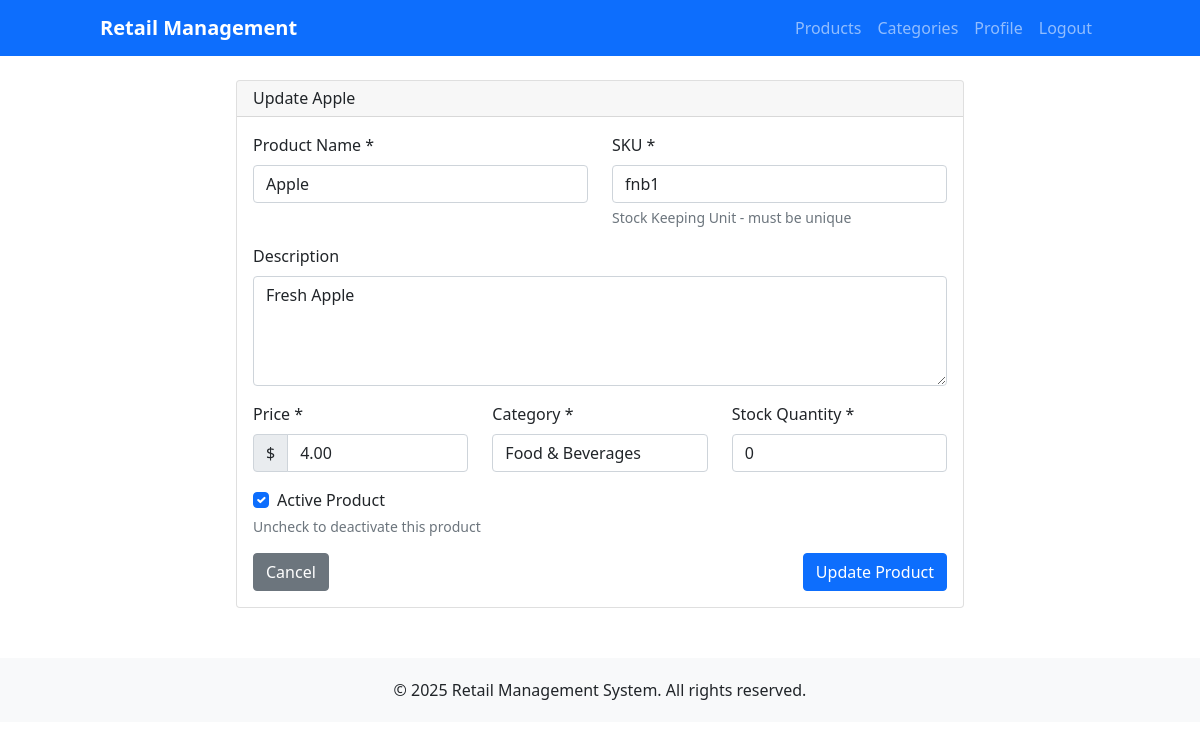
The page /products/1/update/ (signed in) on the database its author committed.
### products/models.py (models this page shows, shortened)
class Product(models.Model):
    name = models.CharField(max_length=200)
    description = models.TextField(blank=True)
    sku = models.CharField(max_length=50, unique=True, help_text="Stock Keeping Unit")
    price = models.DecimalField(
        max_digits=10,
        decimal_places=2,
        validators=[MinValueValidator(Decimal('0.01'))]
    )
    category = models.ForeignKey(Category, on_delete=models.CASCADE, related_name='products')
    stock_quantity = models.PositiveIntegerField(default=0)
    is_active = models.BooleanField(default=True)
    created_at = models.DateTimeField(auto_now_add=True)
    updated_at = models.DateTimeField(auto_now=True)
    class Meta:
        ordering = ['name']
        indexes = [
            models.Index(fields=['sku']),
            models.Index(fields=['category']),
            models.Index(fields=['is_active']),
        ]

### products/views.py (the view)
# urls.py: path('<int:pk>/update/', views.product_update, name='product_update'),
@admin_required
def product_update(request, pk):
    product = get_object_or_404(Product, pk=pk)
    if request.method == 'POST':
        form = ProductForm(request.POST, instance=product)
        if form.is_valid():
            product = form.save()
            messages.success(request, f'Product "{product.name}" updated successfully!')
            return redirect('products:product_detail', pk=product.pk)
    else:
        form = ProductForm(instance=product)
    context = {
        'form': form,
        'title': f'Update {product.name}',
        'product': product,
    }
    return render(request, 'products/product_form.html', context)

### products/forms.py
class ProductForm(forms.ModelForm):
    class Meta:
        model = Product
        fields = ['name', 'description', 'sku', 'price', 'category', 'stock_quantity', 'is_active']
        widgets = {
            'description': forms.Textarea(attrs={'rows': 4}),
            'price': forms.NumberInput(attrs={'step': '0.01', 'min': '0.01'}),
            'stock_quantity': forms.NumberInput(attrs={'min': '0'}),
        }
    def __init__(self, *args, **kwargs):
        super().__init__(*args, **kwargs)
        for field_name, field in self.fields.items():
            field.widget.attrs['class'] = 'form-control'
            if field_name == 'is_active':
                field.widget.attrs['class'] = 'form-check-input'

### accounts/context_processors.py (called while the page is built)
def user_admin_status(request):
    if request.user.is_authenticated:
        if request.user.is_superuser:
            return {'user_is_admin': True}
        if hasattr(request.user, 'profile'):
            return {'user_is_admin': request.user.profile.is_admin}
    return {'user_is_admin': False}

def cart_context(request):
    if request.user.is_authenticated:
        from cart.models import Cart
        cart = Cart(request)
        return {
            'cart_total_items': cart.get_total_items(),
            'cart_total_price': cart.get_total_price(),
        }
    return {
        'cart_total_items': 0,
        'cart_total_price': 0,
    }

### cart/models.py (called while the page is built)
    def __len__(self):
        if self.user:
            return sum(item.quantity for item in CartItem.objects.filter(user=self.user))
        else:
            return sum(item['quantity'] for item in self.cart.values())

    def get_total_price(self):
        if self.user:
            return sum(item.total_price for item in CartItem.objects.filter(user=self.user))
        else:
            return sum(
                float(item['price']) * item['quantity']
                for item in self.cart.values()
            )

    def get_total_items(self):
        return self.__len__()

### products/models.py (called while the page is built)
    def __str__(self):
        return self.name

### templates/products/product_form.html (shortened to what this page needs)
{% extends 'accounts/base.html' %}
{% block content %}
<div class="row justify-content-center">
    <div class="col-md-8">
        <div class="card">
            <div class="card-header">
                <h4 class="mb-0">{{ title }}</h4>
            </div>
            <div class="card-body">
                <form method="post">
                    <div class="row">
                        <div class="col-md-6 mb-3">
                            <label for="{{ form.name.id_for_label }}" class="form-label">Product Name *</label>
                            {{ form.name }}
                        </div>
                        <div class="col-md-6 mb-3">
                            <label for="{{ form.sku.id_for_label }}" class="form-label">SKU *</label>
                            {{ form.sku }}
                            <div class="form-text">Stock Keeping Unit - must be unique</div>
                        </div>
                    </div>
                    <div class="mb-3">
                        <label for="{{ form.description.id_for_label }}" class="form-label">Description</label>
                        {{ form.description }}
                    </div>
                    <div class="row">
                        <div class="col-md-4 mb-3">
                            <label for="{{ form.price.id_for_label }}" class="form-label">Price *</label>
                            <div class="input-group">
                                <span class="input-group-text">$</span>
                                {{ form.price }}
                            </div>
                        </div>
                        <div class="col-md-4 mb-3">
                            <label for="{{ form.category.id_for_label }}" class="form-label">Category *</label>
                            {{ form.category }}
                        </div>
                        <div class="col-md-4 mb-3">
                            <label for="{{ form.stock_quantity.id_for_label }}" class="form-label">Stock Quantity *</label>
                            {{ form.stock_quantity }}
                        </div>
                    </div>
                    <div class="mb-3">
                        <div class="form-check">
                            {{ form.is_active }}
                            <label class="form-check-label" for="{{ form.is_active.id_for_label }}">
                                Active Product
                            </label>
                        </div>
                        <div class="form-text">Uncheck to deactivate this product</div>
                    </div>
                    <div class="d-flex justify-content-between">
                        <a href="{% if product %}{% url 'products:product_detail' product.pk %}{% else %}{% url 'products:product_list' %}{% endif %}" class="btn btn-secondary">
                            Cancel
                        </a>
                        <button type="submit" class="btn btn-primary">
                            {% if product %}Update Product{% else %}Create Product{% endif %}
                        </button>
                    </div>
                </form>
            </div>
        </div>
    </div>
</div>
{% endblock %}

### rows shown on the page
Product: name "Apple", sku "fnb1", description "Fresh Apple", price "4.00", category "Food & Beverages", stock_quantity "0", is_active "☑"

### other values the page prints
{{ title }} "Update Apple"
